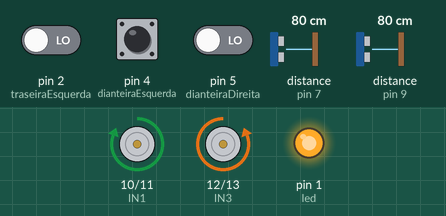
Recording of a sketch running on a simulated Arduino Uno, built with avr-gcc and run on an emulated ATmega328P. Shown: motor-driver pin pairs drawn as motors (green arrow = first pin HIGH = forward, orange = second pin HIGH = backward, longer = more drive), output pins drawn as LEDs (lit = HIGH). Wiring (inferred from the names in the program): 2 × ultrasonic range finder: trigger pin 6, echo pin 7 / trigger pin 8, echo pin 9. Inputs (shaded band) come from the test bench; at power-on: pin 5 (dianteiraDireita) LOW, pin 2 (traseiraEsquerda) LOW, pin 4 (dianteiraEsquerda) HIGH, distance to the obstacle (sensors on pin 7, pin 9) 80 cm. The echo pulse lasts 58.3 µs per cm; pins used as bus, display or sensor lines are not drawn.

Above: at 6.2 s.
6.3 s: pin 5 (dianteiraDireita) driven HIGH
At 7.5 s:
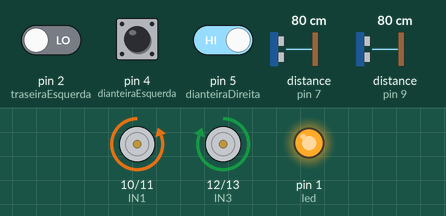
7.8 s: pin 5 (dianteiraDireita) driven LOW
At 8.5 s:
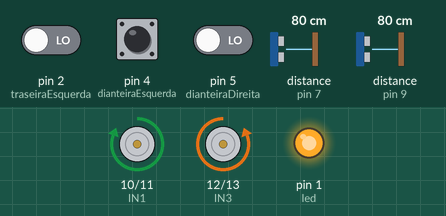
Timing chart, 0 to 10.8 s (numbered marks = the images above; inputs shaded):
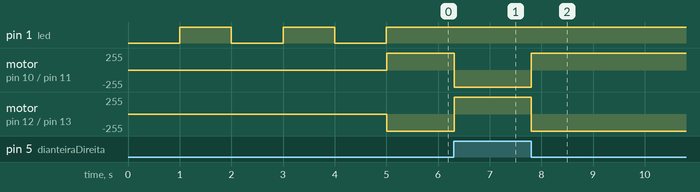

The sketch:

Sumo.ino
```cpp
//Bibliotecas
#include <Ultrasonic.h> //Controla os ultrassonicos
#include <SharpIR.h> //Controla o Sharp

//Pinos de controle do L298N IN1 e IN2 controlam o motor Esquerdo e IN3 e IN 4 controlam o motor direito
#define IN1 10
#define IN2 11
#define IN3 12
#define IN4 13

//Pinos dos sensores de borda(A leitura deles correspondem a 1 para preto e zero para branco)
#define traseiraEsquerda 2
#define traseiraDireita 3
#define dianteiraEsquerda 4
#define dianteiraDireita 5

//Pinos sensores ultrassonicos
#define echoEsquerdo 7
#define triggerEsquerdo 6
#define echoDireito 9
#define triggerDireito 8

//Pino sharp
#define sharp A0
#define modelo 1080 //1080 PARA O MODELO 2Y0A21Y OU 20150 PARA O MODELO 2Y0A02Y

//Pino LED
#define led 1

//Variaveis globais
int ctrl;

//Inicializa bibliotecas
SharpIR sharpIr(sharp, modelo);
Ultrasonic ultrasonicoEsquerdo(triggerEsquerdo, echoEsquerdo);
Ultrasonic ultrasonicoDireito(triggerDireito, echoDireito);


void setup(){
//Define os pinos como saida
 pinMode(IN1, OUTPUT);
 pinMode(IN2, OUTPUT);
 pinMode(IN3, OUTPUT);
 pinMode(IN4, OUTPUT);
 pinMode(traseiraEsquerda, INPUT);
 pinMode(traseiraDireita, INPUT);
 pinMode(dianteiraEsquerda, INPUT);
 pinMode(dianteiraDireita, INPUT);
 pinMode(led, OUTPUT);
 //Lógica para aguarda 5 segundos, regra obrigatória da robocore
 delay(1000);
 digitalWrite(led, HIGH);
 delay(1000);
 digitalWrite(led,LOW);
 delay(1000);
 digitalWrite(led, HIGH);
 delay(1000);
 digitalWrite(led, LOW);
 delay(1000);
 digitalWrite(led, HIGH);
}

void loop(){
  long timeUltrasonicoEsquerdo = ultrasonicoEsquerdo.timing();
  long timeUltrasonicoDireito = ultrasonicoDireito.timing();
  //Desvio condiciona de busca e atque ao inimigo
  if((digitalRead(dianteiraEsquerda) == 0) || (digitalRead(dianteiraDireita) == 0)){
    MoveTras();
  }
  else if((digitalRead(traseiraEsquerda) == 0) || (digitalRead(traseiraDireita) == 0)){
    MoveFrente();
  }
  else if((sharpIr.distance() < 70) && (digitalRead(dianteiraEsquerda) == 1) && (digitalRead(dianteiraDireita) == 1)){
    MoveFrente();
    ctrl = 0;
  }
  else if((ultrasonicoEsquerdo.convert(timeUltrasonicoEsquerdo, Ultrasonic::CM) < 70)){
    GirarAEsquerda();
    ctrl = 1;
  }
  else if((ultrasonicoDireito.convert(timeUltrasonicoDireito, Ultrasonic::CM) < 70)){
    GirarADireita();
    ctrl = 0;
  }
  else{
    if(ctrl == 1){
      GirarAEsquerda();
    }
    else{
      GirarADireita();
    }
  }
}

// tem que fazer os testes com os motores para configurar isso certo
void MoveFrente(){
  digitalWrite(IN1, LOW);
  digitalWrite(IN2, HIGH);
  digitalWrite(IN3, HIGH);
  digitalWrite(IN4, LOW);
}

void MoveTras(){
  digitalWrite(IN1, HIGH);
  digitalWrite(IN2, LOW);
  digitalWrite(IN3, LOW);
  digitalWrite(IN4, HIGH);
}

void GirarAEsquerda(){
  digitalWrite(IN1, LOW);
  digitalWrite(IN2, LOW);
  digitalWrite(IN3, HIGH);
  digitalWrite(IN4, LOW);
}

void GirarADireita(){
  digitalWrite(IN1, LOW);
  digitalWrite(IN2, HIGH);
  digitalWrite(IN3, LOW);
  digitalWrite(IN4, LOW);
}
```

Measured:
- after the input at 6.3 s, motor on pin 10 (IN1) / pin 11 (IN2): forward 255/255 → backward 255/255 at once; motor on pin 12 (IN3) / pin 13 (IN4): backward 255/255 → forward 255/255 at once
- after the input at 7.8 s, motor on pin 10 (IN1) / pin 11 (IN2): backward 255/255 → forward 255/255 at once; motor on pin 12 (IN3) / pin 13 (IN4): forward 255/255 → backward 255/255 at once
